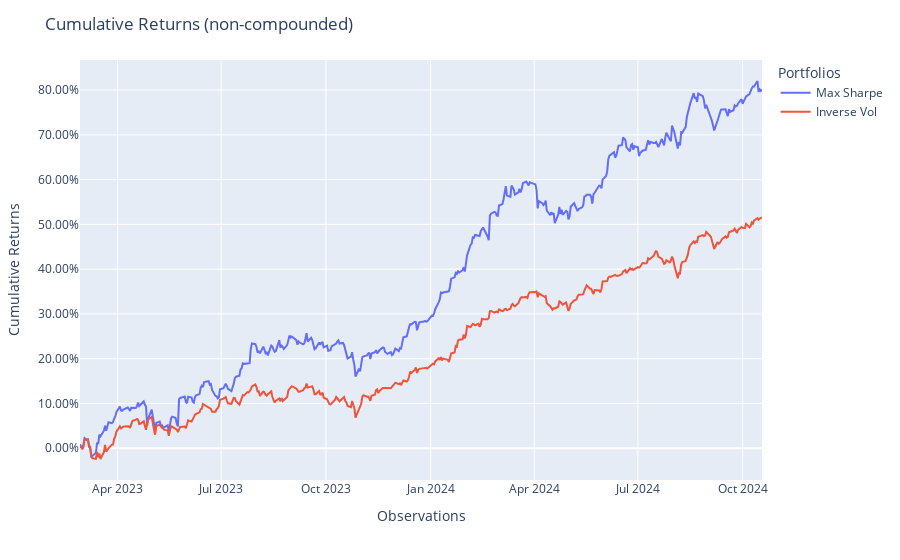

Write notebook code for a chart like this one.
### Code cell
fig = population.plot_cumulative_returns()
# show(fig) is only used for the documentation sticker.
show(fig)

### Figure 1 — Plotly figure (JSON) as saved in the notebook; plotly's stock layout.template omitted (floating-point values rounded to 4 significant figures; data arrays with more than 128 entries replaced by an {"elided": "..."} marker saying what was removed)
{"data": [{"hovertemplate": "variable=Max Sharpe<br>index=%{x}<br>value=%{y}<extra></extra>", "legendgroup": "Max Sharpe", "line": {"color": "#636efa", "dash": "solid"}, "marker": {"symbol": "circle"}, "mode": "lines", "name": "Max Sharpe", "orientation": "v", "showlegend": true, "type": "scatter", "x": {"elided": "415 str values"}, "xaxis": "x", "y": {"elided": "415 float values"}, "yaxis": "y"}, {"hovertemplate": "variable=Inverse Vol<br>index=%{x}<br>value=%{y}<extra></extra>", "legendgroup": "Inverse Vol", "line": {"color": "#EF553B", "dash": "solid"}, "marker": {"symbol": "circle"}, "mode": "lines", "name": "Inverse Vol", "orientation": "v", "showlegend": true, "type": "scatter", "x": {"elided": "415 str values"}, "xaxis": "x", "y": {"elided": "415 float values"}, "yaxis": "y"}], "layout": {"legend": {"title": {"text": "Portfolios"}, "tracegroupgap": 0}, "margin": {"t": 60}, "title": {"text": "Cumulative Returns (non-compounded)"}, "xaxis": {"anchor": "y", "domain": [0, 1], "title": {"text": "Observations"}}, "yaxis": {"anchor": "x", "domain": [0, 1], "tickformat": ".2%", "title": {"text": "Cumulative Returns"}}}}
